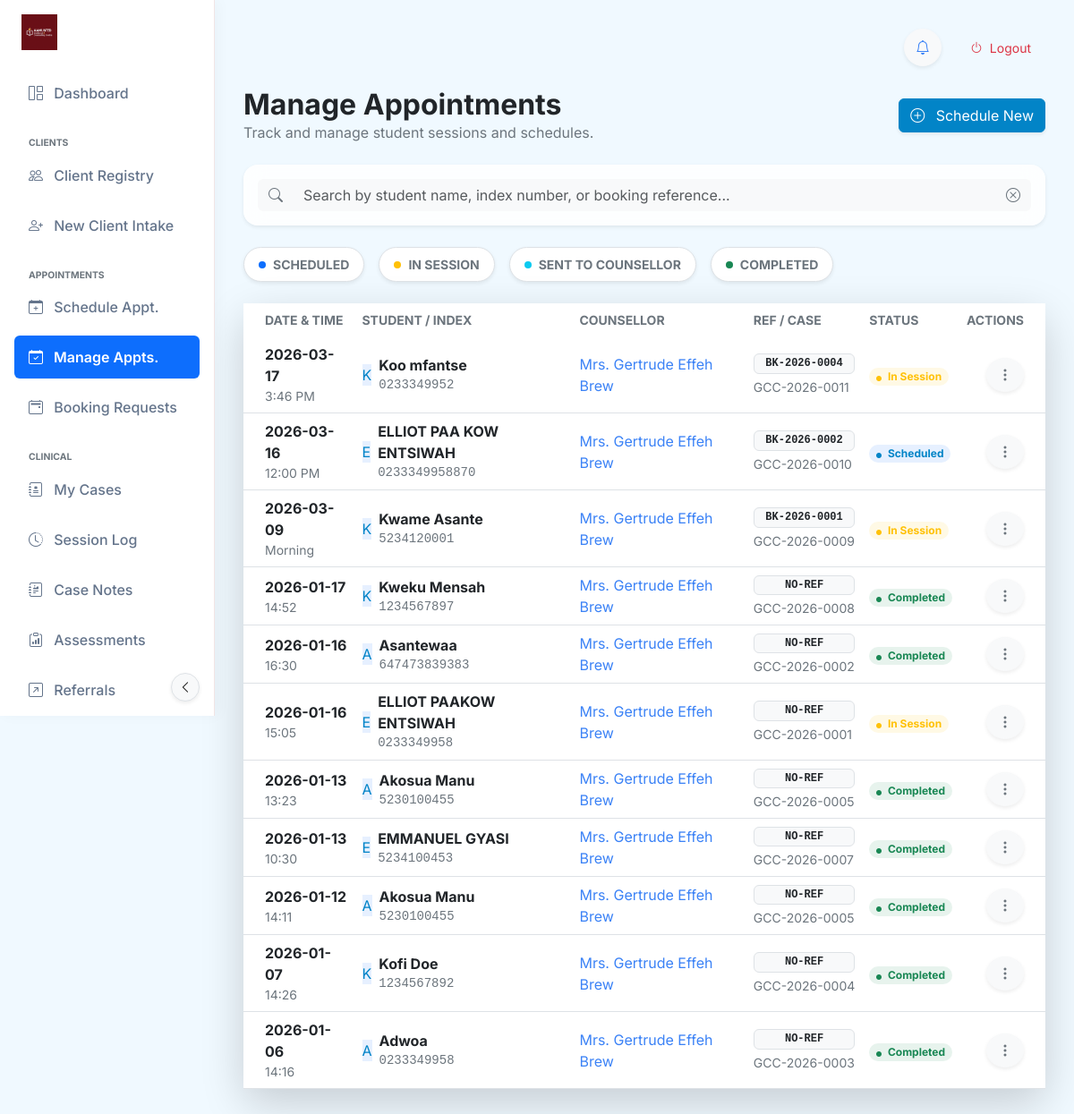
Page /manage_appointments (signed in) on the earlier database version.
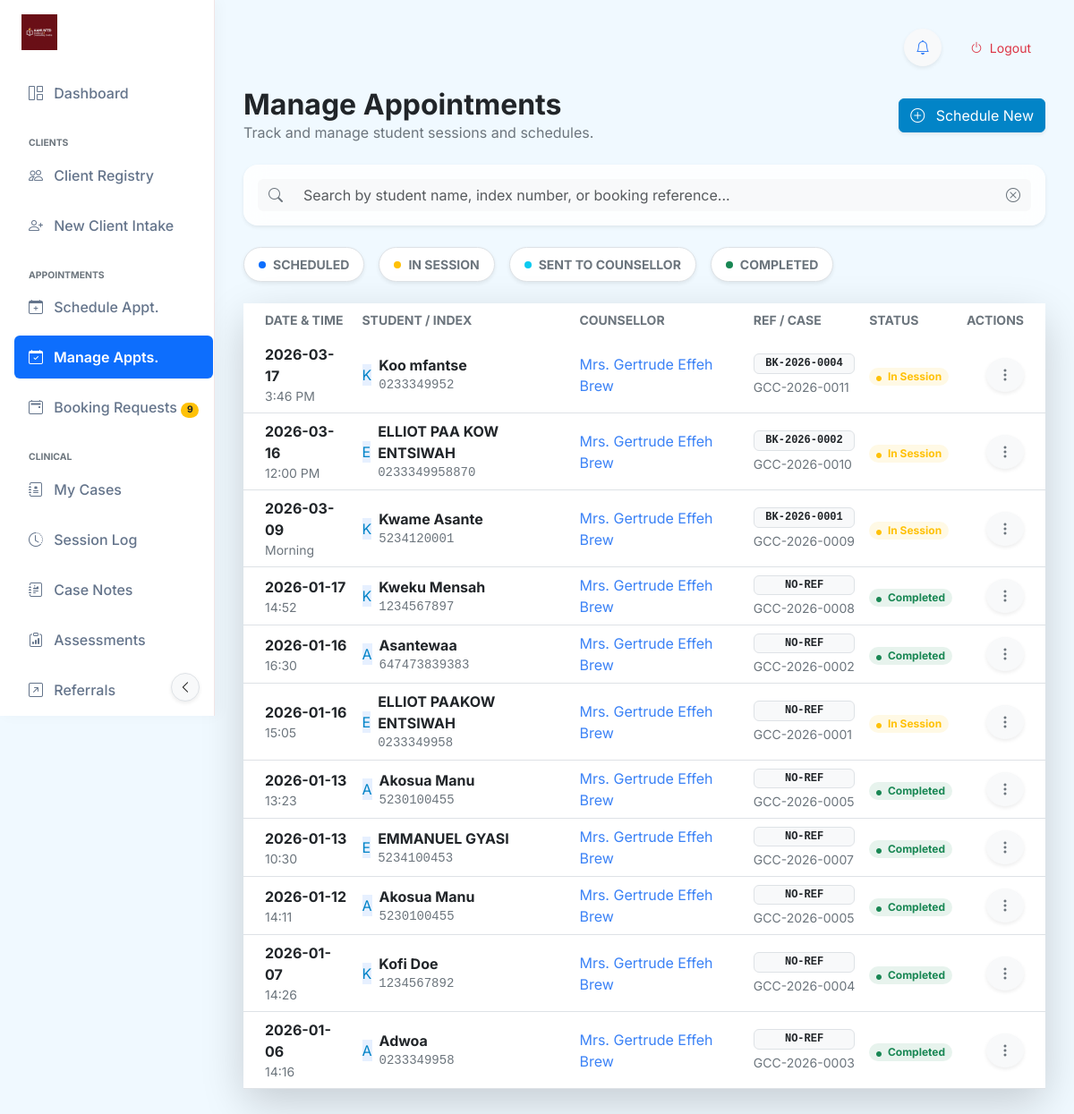
Same page on the later database version.
### tables this page shows
CREATE TABLE Appointment (
            id INTEGER PRIMARY KEY AUTOINCREMENT,
            student_id INTEGER,
            Counsellor_id INTEGER,
            date DATE NOT NULL,
            time TIME NOT NULL,
            purpose TEXT,
            status TEXT DEFAULT 'scheduled',
            created_at TIMESTAMP DEFAULT CURRENT_TIMESTAMP, urgency TEXT, referral_source TEXT, checked_in_at TIMESTAMP, sent_to_counsellor_at TIMESTAMP, accepted_at TIMESTAMP, completed_at TIMESTAMP, referral_reason TEXT, updated_at TIMESTAMP, last_modified_by TEXT, is_deleted BOOLEAN DEFAULT 0, sync_status TEXT DEFAULT 'pending', global_id TEXT, booking_ref TEXT, last_synced_at TEXT,
            FOREIGN KEY (student_id) REFERENCES Student(id),
            FOREIGN KEY (Counsellor_id) REFERENCES Counselor(id)
        );

CREATE TABLE "Student" (
	"id"	INTEGER,
	"name"	TEXT NOT NULL UNIQUE,
	"age"	INTEGER,
	"gender"	INTEGER,
	"program"	TEXT,
	"contact"	TEXT,
	"created_at"	TIMESTAMP DEFAULT CURRENT_TIMESTAMP,
	"index_number"	TEXT,
	"department"	TEXT,
	"programme"	TEXT,
	"parent_contact"	INTEGER, faculty TEXT, hall_of_residence TEXT, updated_at TIMESTAMP, last_modified_by TEXT, is_deleted BOOLEAN DEFAULT 0, sync_status TEXT DEFAULT 'pending', global_id TEXT, case_number TEXT, email TEXT, last_synced_at TEXT,
	PRIMARY KEY("id")
);

CREATE TABLE Counsellor (
            id INTEGER PRIMARY KEY AUTOINCREMENT,
            name TEXT NOT NULL,
            contact TEXT,
            created_at TIMESTAMP DEFAULT CURRENT_TIMESTAMP
        );

### app.py (the view)
@app.route('/manage_appointments')
@login_required
def manage_appointments():
    try:
        ensure_database_initialized()
        conn = get_db_connection()
        if conn is None:
            flash('Database connection failed. Please restart the application.', 'error')
            return redirect(url_for('dashboard'))
        appointments = []
        try:
            appointments = conn.execute('''
                SELECT a.*, s.name as student_name, s.case_number, s.index_number, c.name as Counsellor_name
                FROM Appointment a
                LEFT JOIN Student s ON a.student_id = s.id
                LEFT JOIN Counsellor c ON a.Counsellor_id = c.id
                ORDER BY a.date DESC, a.time DESC
            ''').fetchall()
        except Exception as e:
            print(f"[APPOINTMENTS] Error getting appointments: {e}")
            appointments = []
        finally:
            try:
                conn.close()
            except Exception:
                pass
        return render_template('appointments.html', appointments=appointments)
    except Exception as e:
        print(f"[APPOINTMENTS] Unexpected error: {e}")
        import traceback
        traceback.print_exc()
        flash('Error loading appointments. Please try again.', 'error')
        return redirect(url_for('dashboard'))

### app.py (called while the page is built, shortened)
def ensure_database_initialized():
    global _db_initialization_lock, _db_initialized
    if _db_initialized:
        return

@app.context_processor
def inject_now():
    ctx = {'now': datetime.utcnow()}
    try:
        from flask import session as _s
        if _s.get('logged_in'):
            _conn = get_db_connection()
            count = _conn.execute(
                """SELECT COUNT(*) FROM BookingRequest
                   WHERE status IN ('Accepted', 'Pending')
                   AND COALESCE(accepted_at, created_at) >= datetime('now', '-24 hours')"""
            ).fetchone()[0]
            _conn.close()
            ctx['latest_booking_count'] = count
    except Exception:
        ctx['latest_booking_count'] = 0
    return ctx

def login_required(f):
    @wraps(f)
    def decorated_function(*args, **kwargs):
        if 'logged_in' not in session:
            return redirect(url_for('welcome'))
        return f(*args, **kwargs)
    return decorated_function

@app.context_processor
def inject_node_info():
    return dict(node_config=node_config.load_config())

### templates/appointments.html (shortened to what the changed rows need)
{% extends "base_modern.html" %}
{% block content %}
<div class="row align-items-center mb-4">
    <div class="col-md-6">
        <h2 class="fw-bold mb-0 text-dark">Manage Appointments</h2>
    </div>
</div>
<div class="card card-glass border-0 shadow-lg">
    <div class="card-body p-0">
        <div class="table-responsive">
            <table class="table table-hover align-middle mb-0" style="min-height: 400px;">
                <thead class="bg-light">
                    <tr>
                        <th class="ps-4 text-uppercase small fw-bold text-muted border-0">Date & Time</th>
                        <th class="text-uppercase small fw-bold text-muted border-0">Student / Index</th>
                        <th class="text-uppercase small fw-bold text-muted border-0">Counsellor</th>
                        <th class="text-uppercase small fw-bold text-muted border-0">Ref / Case</th>
                        <th class="text-uppercase small fw-bold text-muted border-0">Status</th>
                        <th class="text-end pe-4 text-uppercase small fw-bold text-muted border-0">Actions</th>
                    </tr>
                </thead>
                <tbody class="border-top-0">
                    {% for appointment in appointments %}
                    <tr>
                        <td class="ps-4">
                            <div class="d-flex flex-column">
                                <span class="fw-bold text-dark">{{ appointment.date }}</span>
                                <span class="small text-muted">{{ appointment.time }}</span>
                            </div>
                        </td>
                        <td class="appt-search-field">
                            <div class="d-flex align-items-center">
                                <div class="avatar-circle bg-primary bg-opacity-10 text-primary me-2">
                                    {{ appointment.student_name[0] if appointment.student_name else '?' }}
                                </div>
                                <div class="d-flex flex-column">
                                    <span class="fw-bold text-dark">{{ appointment.student_name or 'N/A' }}</span>
                                    <span class="small text-muted font-monospace">{{ appointment.index_number }}</span>
                                </div>
                            </div>
                        </td>
                        <td>
                            <span class="text-secondary">{{ appointment.Counsellor_name or 'Unassigned' }}</span>
                        </td>
                        <td class="appt-search-field">
                            <div class="d-flex flex-column">
                                <span class="badge bg-light text-dark border font-monospace mb-1">{{ appointment.booking_ref or 'NO-REF' }}</span>
                                <span class="small text-muted text-truncate" style="max-width:120px;" data-bs-toggle="tooltip" title="{{ appointment.case_number }}">
                                    {{ appointment.case_number or 'N/A' }}
                                </span>
                            </div>
                        </td>
                        <td>
                            <span class="badge rounded-pill
                                {% if appointment.status == 'Scheduled' %}bg-primary bg-opacity-10 text-primary
                                {% elif appointment.status == 'In Session' %}bg-warning bg-opacity-10 text-warning
                                {% elif appointment.status == 'Sent to Counsellor' %}bg-info bg-opacity-10 text-info
                                {% elif appointment.status == 'Completed' %}bg-success bg-opacity-10 text-success
                                {% elif appointment.status == 'Cancelled' %}bg-danger bg-opacity-10 text-danger
                                {% else %}bg-secondary bg-opacity-10 text-secondary
                                {% endif %}">
                                <i class="bi bi-circle-fill me-1 small" style="font-size: 0.5em;"></i>
                                {{ appointment.status }}
                            </span>
                        </td>
                        <td class="text-end pe-4">
                            <div class="d-flex justify-content-end gap-2 align-items-center">
                                <div class="dropdown">
                                    <button class="btn btn-icon btn-light rounded-circle shadow-sm" type="button"
                                        data-bs-toggle="dropdown" aria-expanded="false">
                                        <i class="bi bi-three-dots-vertical text-muted"></i>
                                    </button>
                                </div>
                            </div>
                        </td>
                    </tr>
                    {% endfor %}
                </tbody>
            </table>
        </div>
    </div>
</div>
{% endblock %}

### templates/base_modern.html (shortened to what the changed rows need)
<!DOCTYPE html>
<html lang="en">
<head>
    <link href="https://cdn.jsdelivr.net/npm/bootstrap@5.3.0/dist/css/bootstrap.min.css" rel="stylesheet">
    <link rel="stylesheet" href="https://cdn.jsdelivr.net/npm/bootstrap-icons@1.10.0/font/bootstrap-icons.css">
    <link rel="stylesheet" href="{{ url_for('static', filename='css/modern_theme.css') }}?v=2.1">
</head>
<body data-theme="{{ settings.get('active_theme', 'default') }}">
    <nav class="sidebar-glass d-flex flex-column flex-shrink-0 p-3" id="sidebar">
        <ul class="nav nav-pills flex-column mb-auto">
            {% if session.get('role') in ['Secretary', 'Admin', 'Counsellor', 'Counselor'] %}
            <li>
                <a href="/admin/bookings"
                    class="nav-link {% if 'bookings' in request.endpoint %}active{% endif %}" title="Booking Requests"
                    data-bs-toggle="tooltip" data-bs-placement="right">
                    <i class="bi bi-calendar2-event me-2"></i>
                    <span>Booking Requests</span>
                    {% if latest_booking_count and latest_booking_count > 0 %}
                    <span class="badge rounded-pill bg-warning text-dark ms-auto" style="font-size:0.65rem;">{{ latest_booking_count }}</span>
                    {% endif %}
                </a>
            </li>
            {% endif %}
        </ul>
                    {% set role_labels = {'Secretary': 'Desk Administrator', 'Admin': 'System Administrator', 'Counsellor': 'Counsellor', 'Counselor': 'Counsellor'} %}
                    {% set display_name = session.get('full_name', 'User') %}
                    {% if display_name.strip().lower() in ['secretary', 'admin', 'counsellor', 'counselor'] %}
                        {% set display_name = role_labels.get(session.get('role'), display_name) %}
                    {% endif %}
    </nav>
    <main class="main-content">
        {% block content %}{% endblock %}
    </main>
</body>
</html>

Differences in the rows shown:
changed Appointment "12:00 PM": status "Scheduled" → "In Session"
Other differences:
{{ latest_booking_count }}: (not shown) → "9"
